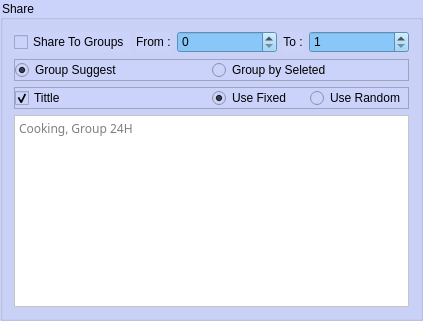
              <widget class="QGroupBox" name="groupBox_38">
               <property name="styleSheet">
                <string notr="true">background-color: rgb(194, 202, 250);
background-color: rgb(204, 211, 250);</string>
               </property>
               <property name="title">
                <string>Share</string>
               </property>
               <layout class="QVBoxLayout" name="verticalLayout_13">
                <item>
                 <layout class="QHBoxLayout" name="horizontalLayout_50" stretch="11,1,0,0,0">
                  <item>
                   <widget class="QCheckBox" name="share_to_group_image">
                    <property name="styleSheet">
                     <string notr="true">background-color: rgb(204, 211, 250);</string>
                    </property>
                    <property name="text">
                     <string>Share To Groups</string>
                    </property>
                   </widget>
                  </item>
                  <item>
                   <widget class="QLabel" name="from_21">
                    <property name="layoutDirection">
                     <enum>Qt::LeftToRight</enum>
                    </property>
                    <property name="styleSheet">
                     <string notr="true">background-color: rgb(204, 211, 250);</string>
                    </property>
                    <property name="text">
                     <string>From :</string>
                    </property>
                   </widget>
                  </item>
                  <item>
                   <widget class="QSpinBox" name="share_to_group_from_image">
                    <property name="minimumSize">
                     <size>
                      <width>100</width>
                      <height>0</height>
                     </size>
                    </property>
                    <property name="styleSheet">
                     <string notr="true">background-color: rgb(136, 199, 247);</string>
                    </property>
                   </widget>
                  </item>
                  <item>
                   <widget class="QLabel" name="to_21">
                    <property name="styleSheet">
                     <string notr="true">background-color: rgb(204, 211, 250);</string>
                    </property>
                    <property name="text">
                     <string>To :</string>
                    </property>
                    <property name="alignment">
                     <set>Qt::AlignCenter</set>
                    </property>
                   </widget>
                  </item>
                  <item>
                   <widget class="QSpinBox" name="share_to_group_to_image">
                    <property name="minimumSize">
                     <size>
                      <width>100</width>
                      <height>0</height>
                     </size>
                    </property>
                    <property name="styleSheet">
                     <string notr="true">background-color: rgb(136, 199, 247);</string>
                    </property>
                    <property name="minimum">
                     <number>1</number>
                    </property>
                   </widget>
                  </item>
                 </layout>
                </item>
                <item>
                 <widget class="QFrame" name="frame_15">
                  <property name="frameShape">
                   <enum>QFrame::StyledPanel</enum>
                  </property>
                  <property name="frameShadow">
                   <enum>QFrame::Raised</enum>
                  </property>
                  <layout class="QHBoxLayout" name="horizontalLayout_51">
                   <property name="spacing">
                    <number>0</number>
                   </property>
                   <property name="leftMargin">
                    <number>0</number>
                   </property>
                   <property name="topMargin">
                    <number>0</number>
                   </property>
                   <property name="rightMargin">
                    <number>0</number>
                   </property>
                   <property name="bottomMargin">
                    <number>0</number>
                   </property>
                   <item>
                    <widget class="QRadioButton" name="share_to_group_use_by_suggest_image">
                     <property name="text">
                      <string>Group Suggest   </string>
                     </property>
                     <property name="checked">
                      <bool>true</bool>
                     </property>
                    </widget>
                   </item>
                   <item>
                    <widget class="QRadioButton" name="share_to_group_use_by_seleted_image">
                     <property name="text">
                      <string>Group by Seleted</string>
                     </property>
                    </widget>
                   </item>
                  </layout>
                 </widget>
                </item>
                <item>
                 <widget class="QFrame" name="frame_11">
                  <property name="frameShape">
                   <enum>QFrame::StyledPanel</enum>
                  </property>
                  <property name="frameShadow">
                   <enum>QFrame::Raised</enum>
                  </property>
                  <layout class="QHBoxLayout" name="horizontalLayout_28">
                   <property name="spacing">
                    <number>0</number>
                   </property>
                   <property name="leftMargin">
                    <number>0</number>
                   </property>
                   <property name="topMargin">
                    <number>0</number>
                   </property>
                   <property name="rightMargin">
                    <number>0</number>
                   </property>
                   <property name="bottomMargin">
                    <number>0</number>
                   </property>
                   <item>
                    <widget class="QCheckBox" name="share_to_group_tittle_image">
                     <property name="text">
                      <string>Tittle</string>
                     </property>
                     <property name="checked">
                      <bool>true</bool>
                     </property>
                    </widget>
                   </item>
                   <item>
                    <widget class="QWidget" name="widget_12" native="true">
                     <layout class="QHBoxLayout" name="horizontalLayout_29">
                      <property name="spacing">
                       <number>0</number>
                      </property>
                      <property name="leftMargin">
                       <number>0</number>
                      </property>
                      <property name="topMargin">
                       <number>0</number>
                      </property>
                      <property name="rightMargin">
                       <number>0</number>
                      </property>
                      <property name="bottomMargin">
                       <number>0</number>
                      </property>
                      <item>
                       <widget class="QRadioButton" name="use_fixed_share_group_tittle_image">
                        <property name="text">
                         <string>Use Fixed</string>
                        </property>
                        <property name="checked">
                         <bool>true</bool>
                        </property>
                       </widget>
                      </item>
                      <item>
                       <widget class="QRadioButton" name="use_random_share_group_tittle_image">
                        <property name="text">
                         <string>Use Random</string>
                        </property>
                       </widget>
                      </item>
                     </layout>
                    </widget>
                   </item>
                  </layout>
                 </widget>
                </item>
                <item>
                 <widget class="QPlainTextEdit" name="share_to_group_word_image">
                  <property name="font">
                   <font>
                    <family>Noto Sans Khmer</family>
                   </font>
                  </property>
                  <property name="styleSheet">
                   <string notr="true">background-color: rgb(255, 255, 255);</string>
                  </property>
                  <property name="placeholderText">
                   <string>Cooking, Group 24H</string>
                  </property>
                 </widget>
                </item>
               </layout>
              </widget>
